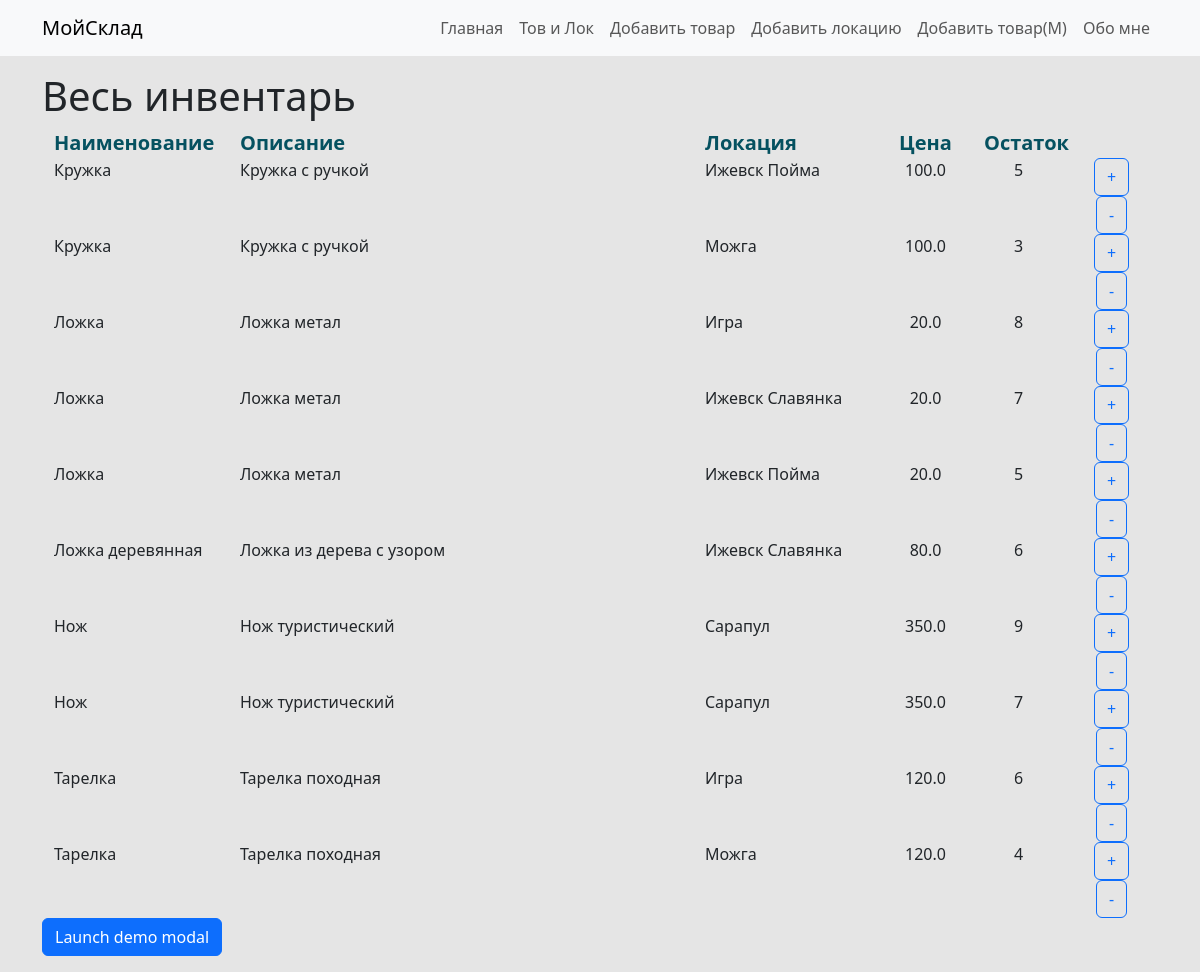
/all, run on an earlier commit of the app's database.
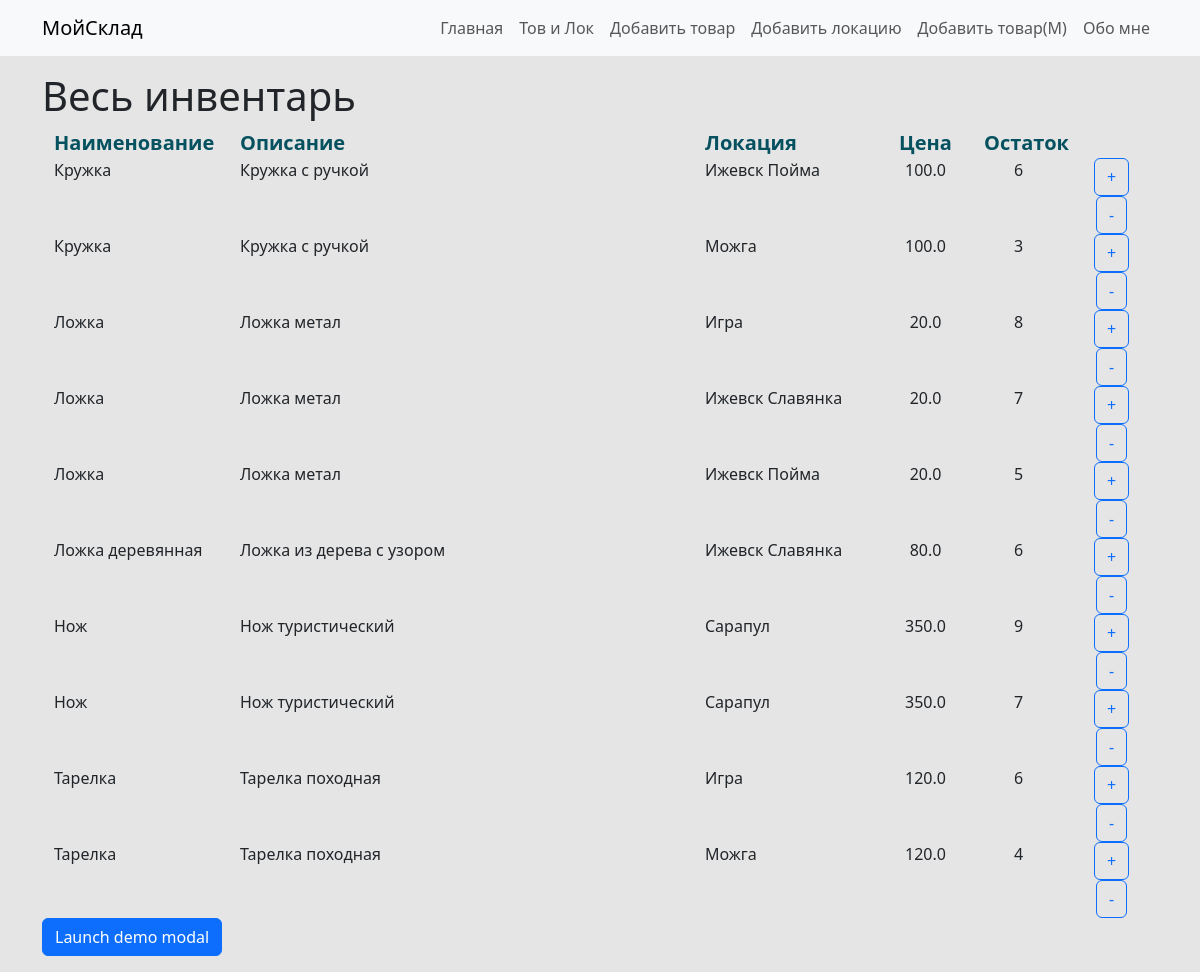
And on a later commit of the database.
### model.py (models this page shows)
class Base(DeclarativeBase):
    pass

class Inventory(Base):
    __tablename__ = 'inventory'
    id: Mapped[int] = mapped_column(primary_key=True, nullable=False, unique=True, autoincrement=True)
    product_id: Mapped[int] = mapped_column(ForeignKey('products.id'))
    location_id: Mapped[int] = mapped_column(ForeignKey('locations.id'))
    quantity: Mapped[int]

class Products(Base):
    __tablename__ = 'products'
    id: Mapped[int] = mapped_column(primary_key=True, nullable=False, unique=True, autoincrement=True)
    name: Mapped[str]
    description: Mapped[str]
    price: Mapped[float]

class Locations(Base):
    __tablename__ = 'locations'
    id: Mapped[int] = mapped_column(primary_key=True, nullable=False, unique=True, autoincrement=True)
    name: Mapped[str]

### main.py (the view)
@app.route('/all')
def getall():
    allprods = db.session.execute(db.select(Inventory, Products, Locations).join(Products).join(Locations))
    return render_template('all.html', stuff = allprods)

### templates/all.html (shortened to what this page needs)
{% extends 'base.html' %}
{% block content %}
<h1>Весь инвентарь</h1>
<div class="container text-center">
    <div class="row .bg-info-subtle text-info-emphasis fs-5 fw-semibold">
        <div class="col-2 text-start">
            Наименование
        </div>
        <div class="col-5 text-start">
            Описание
        </div>
        <div class="col-2 text-start">
            Локация
        </div>
        <div class="col-1">
            Цена
        </div>
        <div class="col-1">
            Остаток
        </div>
        <div class="col-1">
        </div>
    </div>
    {% for thing in stuff %}
        <div class="row">
            <div class="col-2 text-start">
                {{ thing.Products.name }}
            </div>
            <div class="col-5 text-start" >
                {{ thing.Products.description }}
            </div>
            <div class="col-2 text-start">
                {{ thing.Locations.name }}
            </div>
            <div class="col-1">
                {{ thing.Products.price }}
            </div>
            <div class="col-1">
                {{ thing.Inventory.quantity }}
            </div>
            <div class="col-1">
                <a class="btn btn-outline-primary" href="/additem/{{ thing.Inventory.id }}">+</a>
                <a class="btn btn-outline-primary" href="/delitem/{{ thing.Inventory.id }}">-</a>
            </div>
        </div>
    {% endfor %}
</div>
<button type="button" class="btn btn-primary" data-bs-toggle="modal" data-bs-target="#exampleModal">
    Launch demo modal
  </button>
{% endblock %}

What changed in the data, as far as the page shows it:
changed Inventory (number 1 of 10 on the later page): Inventory.quantity "5" → "6"
